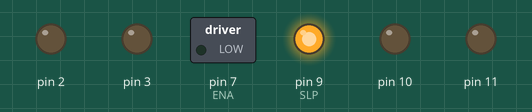
This sketch was run on a simulated Arduino Nano, built with avr-gcc and run on an emulated ATmega328P. On the bench: switched loads named in the sketch (green lamp = pin HIGH), output pins drawn as LEDs (lit = HIGH). Pins used as bus, display or sensor lines are not drawn; what the sketch prints to the serial monitor is not drawn.

Above: at 0.1 s.
Timing chart, 0 to 1.6 s (numbered marks = the images above):
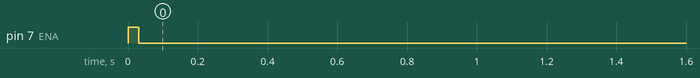

The sketch:

A4988_ajusteCorrente.ino
```cpp
// Controle de Motor de Passo com Modulo driver A4988
// Sketch para ajuste de corrente do Modulo A4988 - ajuste POT
// Modulo A4988 / Motor de Passo Bipolar / Arduino Nano / IDE 1.8.5
// Não ligue a fonte de 12V ainda !
// http://blog.eletrogate.com/driver-a4988-motor-de-passo-usando-o-arduino/
// Gustavo Murta 29/mar/2018

// Definições das Portas Digitais do Arduino

int RST = 8;              // Porta digital D08 - reset do A4988
int SLP = 9;              // Porta digital D09 - dormir (sleep) A4988
int ENA = 7;              // Porta digital D07 - ativa (enable) A4988
int MS1 = 4;              // Porta digital D04 - MS1 do A4988
int MS2 = 5;              // Porta digital D05 - MS2 do A4988
int MS3 = 6;              // Porta digital D06 - MS3 do A4988
int DIR = 3;              // Porta digital D03 - direção (direction) do A4988
int STP = 2;              // Porta digital D02 - passo(step) do A4988

void setup()
{
  Serial.begin(9600);

  DDRD = DDRD | B11111100;  // Configura Portas D02 até D07 como saída
  disa_A4988();             // Desativa o chip A4988

  DDRB = 0x0F;              // Configura Portas D08,D09,D10 e D11 como saída
  digitalWrite(SLP, HIGH);  // Desativa sleep do A4988
  rst_A4988();              // Reseta o chip A4988
  ena_A4988();              // Ativa o chip A4988

  ajuste_A4988();           // Ajuste de corrente A4988
}

void rst_A4988()
{
  digitalWrite(RST, LOW);     // Realiza o reset do A4988
  delay (10);                 // Atraso de 10 milisegundos
  digitalWrite(RST, HIGH);    // Libera o reset do A4988
  delay (10);                 // Atraso de 10 milisegundos
}

void disa_A4988()
{
  digitalWrite(ENA, HIGH);    // Desativa o chip A4988
  delay (10);                 // Atraso de 10 milisegundos
}

void ena_A4988()
{
  digitalWrite(ENA, LOW);     // Ativa o chip A4988
  delay (10);                 // Atraso de 10 milisegundos
}

void ajuste_A4988()
{
  FULL();                     // Selecione o Modo do Passo
  Serial.println(" Ajuste a corrente no POT do A4988 ");
}

void FULL()
{
  digitalWrite(MS1, LOW);    // Configura modo Passo completo (Full step)
  digitalWrite(MS2, LOW);
  digitalWrite(MS3, LOW);
  Serial.println(" FULL - Passo Completo ");
}

void loop()
{
}
```
